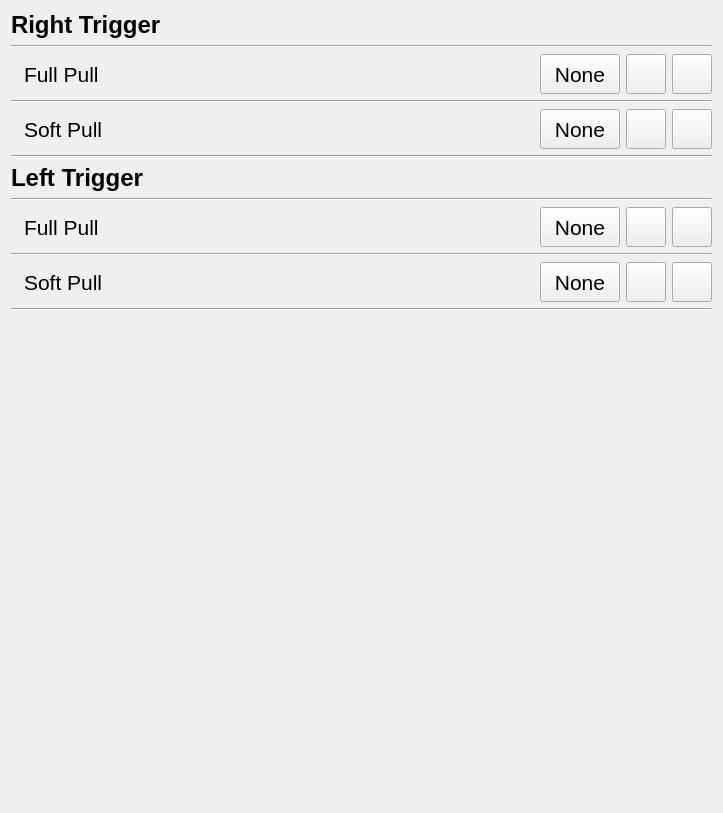
                <widget class="QWidget" name="scrollAreaWidgetContents_3">
                 <property name="geometry">
                  <rect>
                   <x>0</x>
                   <y>0</y>
                   <width>723</width>
                   <height>813</height>
                  </rect>
                 </property>
                 <layout class="QVBoxLayout" name="verticalLayout_11">
                  <item>
                   <widget class="QLabel" name="label_31">
                    <property name="font">
                     <font>
                      <pointsize>18</pointsize>
                      <weight>75</weight>
                      <bold>true</bold>
                     </font>
                    </property>
                    <property name="text">
                     <string>Right Trigger</string>
                    </property>
                   </widget>
                  </item>
                  <item>
                   <widget class="Line" name="line_25">
                    <property name="orientation">
                     <enum>Qt::Horizontal</enum>
                    </property>
                   </widget>
                  </item>
                  <item>
                   <layout class="QHBoxLayout" name="hblZRF">
                    <item>
                     <widget class="QLabel" name="label_33">
                      <property name="maximumSize">
                       <size>
                        <width>40</width>
                        <height>40</height>
                       </size>
                      </property>
                      <property name="toolTip">
                       <string>&lt;html&gt;&lt;head/&gt;&lt;body&gt;&lt;p&gt;ZRF&lt;/p&gt;&lt;/body&gt;&lt;/html&gt;</string>
                      </property>
                      <property name="text">
                       <string/>
                      </property>
                      <property name="pixmap">
                       <pixmap>../icons/controls/switch/Switch_RT.png</pixmap>
                      </property>
                      <property name="scaledContents">
                       <bool>true</bool>
                      </property>
                     </widget>
                    </item>
                    <item>
                     <widget class="QLabel" name="label_34">
                      <property name="font">
                       <font>
                        <pointsize>16</pointsize>
                       </font>
                      </property>
                      <property name="text">
                       <string>Full Pull</string>
                      </property>
                     </widget>
                    </item>
                    <item>
                     <spacer name="horizontalSpacer_24">
                      <property name="orientation">
                       <enum>Qt::Horizontal</enum>
                      </property>
                      <property name="sizeHint" stdset="0">
                       <size>
                        <width>40</width>
                        <height>20</height>
                       </size>
                      </property>
                     </spacer>
                    </item>
                    <item>
                     <widget class="QLabel" name="lZRF">
                      <property name="font">
                       <font>
                        <pointsize>16</pointsize>
                       </font>
                      </property>
                      <property name="text">
                       <string/>
                      </property>
                     </widget>
                    </item>
                    <item>
                     <widget class="QPushButton" name="pbZRF">
                      <property name="minimumSize">
                       <size>
                        <width>40</width>
                        <height>40</height>
                       </size>
                      </property>
                      <property name="font">
                       <font>
                        <pointsize>16</pointsize>
                       </font>
                      </property>
                      <property name="text">
                       <string>None</string>
                      </property>
                      <attribute name="buttonGroup">
                       <string notr="true">bgPickBind</string>
                      </attribute>
                     </widget>
                    </item>
                    <item>
                     <widget class="QPushButton" name="pbZRFSettings">
                      <property name="minimumSize">
                       <size>
                        <width>40</width>
                        <height>40</height>
                       </size>
                      </property>
                      <property name="text">
                       <string/>
                      </property>
                      <property name="icon">
                       <iconset>
                        <normaloff>../icons/cogwheel.png</normaloff>../icons/cogwheel.png</iconset>
                      </property>
                      <property name="iconSize">
                       <size>
                        <width>24</width>
                        <height>24</height>
                       </size>
                      </property>
                      <property name="checkable">
                       <bool>true</bool>
                      </property>
                      <attribute name="buttonGroup">
                       <string notr="true">bgLoadInput</string>
                      </attribute>
                     </widget>
                    </item>
                    <item>
                     <widget class="QPushButton" name="pbZRFAdd">
                      <property name="minimumSize">
                       <size>
                        <width>40</width>
                        <height>40</height>
                       </size>
                      </property>
                      <property name="text">
                       <string/>
                      </property>
                      <property name="icon">
                       <iconset>
                        <normaloff>../icons/add.png</normaloff>../icons/add.png</iconset>
                      </property>
                      <property name="iconSize">
                       <size>
                        <width>24</width>
                        <height>24</height>
                       </size>
                      </property>
                      <property name="checkable">
                       <bool>true</bool>
                      </property>
                     </widget>
                    </item>
                   </layout>
                  </item>
                  <item>
                   <widget class="Line" name="line_26">
                    <property name="orientation">
                     <enum>Qt::Horizontal</enum>
                    </property>
                   </widget>
                  </item>
                  <item>
                   <layout class="QHBoxLayout" name="hblZR">
                    <item>
                     <widget class="QLabel" name="label_35">
                      <property name="maximumSize">
                       <size>
                        <width>40</width>
                        <height>40</height>
                       </size>
                      </property>
                      <property name="toolTip">
                       <string>&lt;html&gt;&lt;head/&gt;&lt;body&gt;&lt;p&gt;ZR&lt;/p&gt;&lt;/body&gt;&lt;/html&gt;</string>
                      </property>
                      <property name="text">
                       <string/>
                      </property>
                      <property name="pixmap">
                       <pixmap>../icons/controls/switch/Switch_RT.png</pixmap>
                      </property>
                      <property name="scaledContents">
                       <bool>true</bool>
                      </property>
                     </widget>
                    </item>
                    <item>
                     <widget class="QLabel" name="label_36">
                      <property name="font">
                       <font>
                        <pointsize>16</pointsize>
                       </font>
                      </property>
                      <property name="text">
                       <string>Soft Pull</string>
                      </property>
                     </widget>
                    </item>
                    <item>
                     <spacer name="horizontalSpacer_25">
                      <property name="orientation">
                       <enum>Qt::Horizontal</enum>
                      </property>
                      <property name="sizeHint" stdset="0">
                       <size>
                        <width>40</width>
                        <height>20</height>
                       </size>
                      </property>
                     </spacer>
                    </item>
                    <item>
                     <widget class="QLabel" name="lZR">
                      <property name="font">
                       <font>
                        <pointsize>16</pointsize>
                       </font>
                      </property>
                      <property name="text">
                       <string/>
                      </property>
                     </widget>
                    </item>
                    <item>
                     <widget class="QPushButton" name="pbZR">
                      <property name="minimumSize">
                       <size>
                        <width>40</width>
                        <height>40</height>
                       </size>
                      </property>
                      <property name="font">
                       <font>
                        <pointsize>16</pointsize>
                       </font>
                      </property>
                      <property name="text">
                       <string>None</string>
                      </property>
                      <attribute name="buttonGroup">
                       <string notr="true">bgPickBind</string>
                      </attribute>
                     </widget>
                    </item>
                    <item>
                     <widget class="QPushButton" name="pbZRSettings">
                      <property name="minimumSize">
                       <size>
                        <width>40</width>
                        <height>40</height>
                       </size>
                      </property>
                      <property name="text">
                       <string/>
                      </property>
                      <property name="icon">
                       <iconset>
                        <normaloff>../icons/cogwheel.png</normaloff>../icons/cogwheel.png</iconset>
                      </property>
                      <property name="iconSize">
                       <size>
                        <width>24</width>
                        <height>24</height>
                       </size>
                      </property>
                      <property name="checkable">
                       <bool>true</bool>
                      </property>
                      <attribute name="buttonGroup">
                       <string notr="true">bgLoadInput</string>
                      </attribute>
                     </widget>
                    </item>
                    <item>
                     <widget class="QPushButton" name="pbZRAdd">
                      <property name="minimumSize">
                       <size>
                        <width>40</width>
                        <height>40</height>
                       </size>
                      </property>
                      <property name="text">
                       <string/>
                      </property>
                      <property name="icon">
                       <iconset>
                        <normaloff>../icons/add.png</normaloff>../icons/add.png</iconset>
                      </property>
                      <property name="iconSize">
                       <size>
                        <width>24</width>
                        <height>24</height>
                       </size>
                      </property>
                      <property name="checkable">
                       <bool>true</bool>
                      </property>
                     </widget>
                    </item>
                   </layout>
                  </item>
                  <item>
                   <widget class="Line" name="line_27">
                    <property name="orientation">
                     <enum>Qt::Horizontal</enum>
                    </property>
                   </widget>
                  </item>
                  <item>
                   <widget class="QLabel" name="label_41">
                    <property name="font">
                     <font>
                      <pointsize>18</pointsize>
                      <weight>75</weight>
                      <bold>true</bold>
                     </font>
                    </property>
                    <property name="text">
                     <string>Left Trigger</string>
                    </property>
                   </widget>
                  </item>
                  <item>
                   <widget class="Line" name="line_30">
                    <property name="orientation">
                     <enum>Qt::Horizontal</enum>
                    </property>
                   </widget>
                  </item>
                  <item>
                   <layout class="QHBoxLayout" name="hblZLF">
                    <item>
                     <widget class="QLabel" name="label_37">
                      <property name="maximumSize">
                       <size>
                        <width>40</width>
                        <height>40</height>
                       </size>
                      </property>
                      <property name="toolTip">
                       <string>&lt;html&gt;&lt;head/&gt;&lt;body&gt;&lt;p&gt;ZLF&lt;/p&gt;&lt;/body&gt;&lt;/html&gt;</string>
                      </property>
                      <property name="text">
                       <string/>
                      </property>
                      <property name="pixmap">
                       <pixmap>../icons/controls/switch/Switch_LT.png</pixmap>
                      </property>
                      <property name="scaledContents">
                       <bool>true</bool>
                      </property>
                     </widget>
                    </item>
                    <item>
                     <widget class="QLabel" name="label_38">
                      <property name="font">
                       <font>
                        <pointsize>16</pointsize>
                       </font>
                      </property>
                      <property name="text">
                       <string>Full Pull</string>
                      </property>
                     </widget>
                    </item>
                    <item>
                     <spacer name="horizontalSpacer_26">
                      <property name="orientation">
                       <enum>Qt::Horizontal</enum>
                      </property>
                      <property name="sizeHint" stdset="0">
                       <size>
                        <width>40</width>
                        <height>20</height>
                       </size>
                      </property>
                     </spacer>
                    </item>
                    <item>
                     <widget class="QLabel" name="lZLF">
                      <property name="font">
                       <font>
                        <pointsize>16</pointsize>
                       </font>
                      </property>
                      <property name="text">
                       <string/>
                      </property>
                     </widget>
                    </item>
                    <item>
                     <widget class="QPushButton" name="pbZLF">
                      <property name="minimumSize">
                       <size>
                        <width>40</width>
                        <height>40</height>
                       </size>
                      </property>
                      <property name="font">
                       <font>
                        <pointsize>16</pointsize>
                       </font>
                      </property>
                      <property name="text">
                       <string>None</string>
                      </property>
                      <attribute name="buttonGroup">
                       <string notr="true">bgPickBind</string>
                      </attribute>
                     </widget>
                    </item>
                    <item>
                     <widget class="QPushButton" name="pbZLFSettings">
                      <property name="minimumSize">
                       <size>
                        <width>40</width>
                        <height>40</height>
                       </size>
                      </property>
                      <property name="text">
                       <string/>
                      </property>
                      <property name="icon">
                       <iconset>
                        <normaloff>../icons/cogwheel.png</normaloff>../icons/cogwheel.png</iconset>
                      </property>
                      <property name="iconSize">
                       <size>
                        <width>24</width>
                        <height>24</height>
                       </size>
                      </property>
                      <property name="checkable">
                       <bool>true</bool>
                      </property>
                      <attribute name="buttonGroup">
                       <string notr="true">bgLoadInput</string>
                      </attribute>
                     </widget>
                    </item>
                    <item>
                     <widget class="QPushButton" name="pbZLFAdd">
                      <property name="minimumSize">
                       <size>
                        <width>40</width>
                        <height>40</height>
                       </size>
                      </property>
                      <property name="text">
                       <string/>
                      </property>
                      <property name="icon">
                       <iconset>
                        <normaloff>../icons/add.png</normaloff>../icons/add.png</iconset>
                      </property>
                      <property name="iconSize">
                       <size>
                        <width>24</width>
                        <height>24</height>
                       </size>
                      </property>
                      <property name="checkable">
                       <bool>true</bool>
                      </property>
                     </widget>
                    </item>
                   </layout>
                  </item>
                  <item>
                   <widget class="Line" name="line_29">
                    <property name="orientation">
                     <enum>Qt::Horizontal</enum>
                    </property>
                   </widget>
                  </item>
                  <item>
                   <layout class="QHBoxLayout" name="hblZL">
                    <item>
                     <widget class="QLabel" name="label_39">
                      <property name="maximumSize">
                       <size>
                        <width>40</width>
                        <height>40</height>
                       </size>
                      </property>
                      <property name="toolTip">
                       <string>&lt;html&gt;&lt;head/&gt;&lt;body&gt;&lt;p&gt;ZL&lt;/p&gt;&lt;/body&gt;&lt;/html&gt;</string>
                      </property>
                      <property name="text">
                       <string/>
                      </property>
                      <property name="pixmap">
                       <pixmap>../icons/controls/switch/Switch_LT.png</pixmap>
                      </property>
                      <property name="scaledContents">
                       <bool>true</bool>
                      </property>
                     </widget>
                    </item>
                    <item>
                     <widget class="QLabel" name="label_40">
                      <property name="font">
                       <font>
                        <pointsize>16</pointsize>
                       </font>
                      </property>
                      <property name="text">
                       <string>Soft Pull</string>
                      </property>
                     </widget>
                    </item>
                    <item>
                     <spacer name="horizontalSpacer_27">
                      <property name="orientation">
                       <enum>Qt::Horizontal</enum>
                      </property>
                      <property name="sizeHint" stdset="0">
                       <size>
                        <width>40</width>
                        <height>20</height>
                       </size>
                      </property>
                     </spacer>
                    </item>
                    <item>
                     <widget class="QLabel" name="lZL">
                      <property name="font">
                       <font>
                        <pointsize>16</pointsize>
                       </font>
                      </property>
                      <property name="text">
                       <string/>
                      </property>
                     </widget>
                    </item>
                    <item>
                     <widget class="QPushButton" name="pbZL">
                      <property name="minimumSize">
                       <size>
                        <width>40</width>
                        <height>40</height>
                       </size>
                      </property>
                      <property name="font">
                       <font>
                        <pointsize>16</pointsize>
                       </font>
                      </property>
                      <property name="text">
                       <string>None</string>
                      </property>
                      <attribute name="buttonGroup">
                       <string notr="true">bgPickBind</string>
                      </attribute>
                     </widget>
                    </item>
                    <item>
                     <widget class="QPushButton" name="pbZLSettings">
                      <property name="minimumSize">
                       <size>
                        <width>40</width>
                        <height>40</height>
                       </size>
                      </property>
                      <property name="text">
                       <string/>
                      </property>
                      <property name="icon">
                       <iconset>
                        <normaloff>../icons/cogwheel.png</normaloff>../icons/cogwheel.png</iconset>
                      </property>
                      <property name="iconSize">
                       <size>
                        <width>24</width>
                        <height>24</height>
                       </size>
                      </property>
                      <property name="checkable">
                       <bool>true</bool>
                      </property>
                      <attribute name="buttonGroup">
                       <string notr="true">bgLoadInput</string>
                      </attribute>
                     </widget>
                    </item>
                    <item>
                     <widget class="QPushButton" name="pbZLAdd">
                      <property name="minimumSize">
                       <size>
                        <width>40</width>
                        <height>40</height>
                       </size>
                      </property>
                      <property name="text">
                       <string/>
                      </property>
                      <property name="icon">
                       <iconset>
                        <normaloff>../icons/add.png</normaloff>../icons/add.png</iconset>
                      </property>
                      <property name="iconSize">
                       <size>
                        <width>24</width>
                        <height>24</height>
                       </size>
                      </property>
                      <property name="checkable">
                       <bool>true</bool>
                      </property>
                     </widget>
                    </item>
                   </layout>
                  </item>
                  <item>
                   <widget class="Line" name="line_28">
                    <property name="orientation">
                     <enum>Qt::Horizontal</enum>
                    </property>
                   </widget>
                  </item>
                  <item>
                   <spacer name="verticalSpacer_7">
                    <property name="orientation">
                     <enum>Qt::Vertical</enum>
                    </property>
                    <property name="sizeHint" stdset="0">
                     <size>
                      <width>20</width>
                      <height>470</height>
                     </size>
                    </property>
                   </spacer>
                  </item>
                 </layout>
                </widget>
